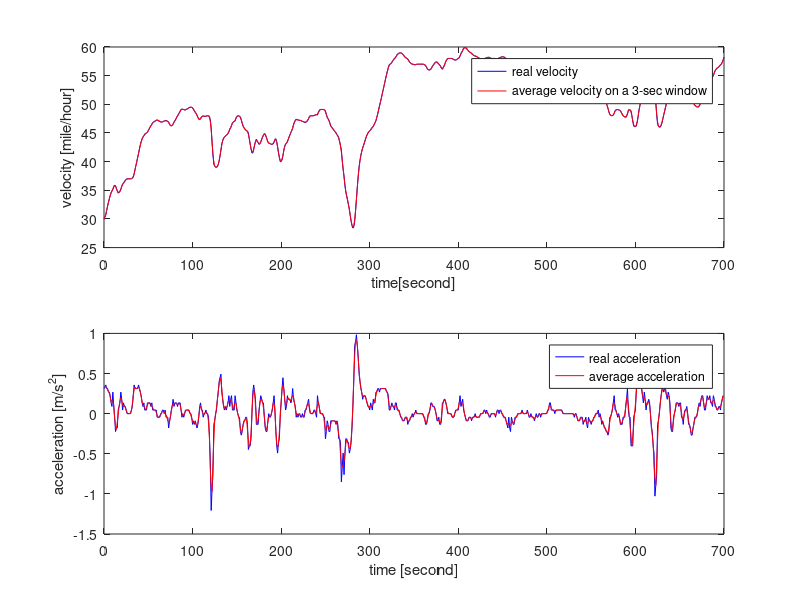

MATLAB code to generate this figure:
clc;
clear all;

% Load the velocity and acceleration
load('first_car_v');
load('first_car_a');

% Parameters
step = 700;
delta_t = 1;
time = zeros(step,1);
avg_first_car_v = zeros(step,1);
v_us = zeros(step,1);
v_us_old = zeros(step,1);
avg_first_car_a = zeros(step-1,1);
avg_first_car_v(1) = first_car_v(1);


% Calculate the average speed on a 3-sec time window
for i = 2:step
    time(i) = i;
    avg_first_car_v(i) = (first_car_v(i-1) + first_car_v(i) + first_car_v(i+1))/3;
end

% Change unit for velocity
for i = 1:step
    v_us_old(i) = first_car_v(i)/0.44704;
    v_us(i) = avg_first_car_v(i)/0.44704;   
end

% Calculate the acceleration from the averaged speed
for i = 1:step-1
    avg_first_car_a(i) = (avg_first_car_v(i+1)-avg_first_car_v(i))/delta_t;
end

% Save into file
save('avg_first_car_v.mat','avg_first_car_v');
save('avg_first_car_a.mat','avg_first_car_a');

% Plot the results
subplot(2,1,1)
plot(time, v_us_old(1:step,:), 'b', time, v_us, 'r');
xlabel('time[second]')
ylabel('velocity [mile/hour]');
legend('real velocity','average velocity on a 3-sec window');

subplot(2,1,2)
plot(time(1:step-1,:), first_car_a(1:step-1,:),'b', time(1:step-1,:), avg_first_car_a(1:step-1,:), 'r');
xlabel('time [second]');
ylabel('acceleration [m/s^2]');
legend('real acceleration','average acceleration');

